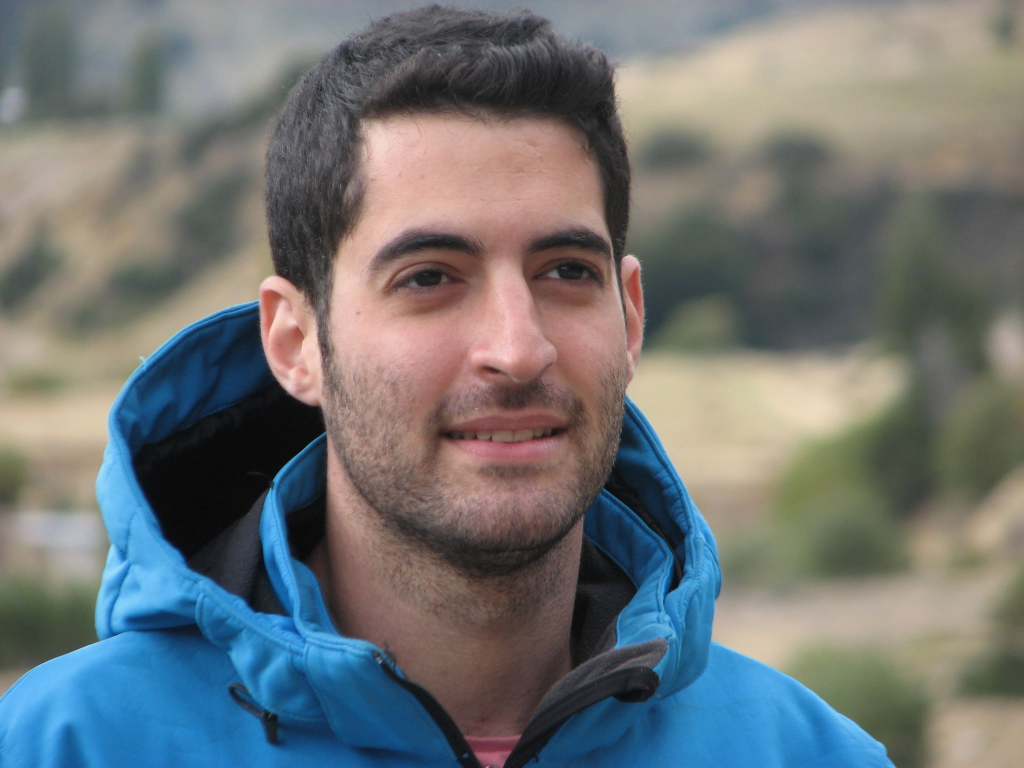
#> input picture painter/examples/guy.jpg, 2048 x 1536 px (shown at 1/2 size)
$ python saliency_map.py --inputFile ../examples/guy.jpg   (Python 2 division)
#> lines starting #> are read from the running program, lines starting #| are printed output that depends on the picture; after the words box and inside, x2 and y2 are one past the last pixel; in counts of white or black regions, pixels touching at a corner belong together
# coding=utf-8
#
# !/usr/bin/env python3
#
# Adjusted from:
#   https://gist.github.com/tatome/d491c8b1ec5ed8d4744c
#   2013 Johannes Bauer, Universitaet Hamburg
#   Based on Itti, Laurent, Christof Koch, and Ernst Niebur, "A model of saliency-based visual attention for rapid scene analysis".

import math
import logging
import cv2
import numpy
from scipy.ndimage.filters import maximum_filter

import os.path
import sys
from collections import namedtuple

logger = logging.getLogger(__name__)


def features(image, channel, levels=9, start_size=(512, 512), ):
    """
        Extracts features by down-scaling the image levels times,
        transforms the image by applying the function channel to
        each scaled version and computing the difference between
        the scaled, transformed	versions.
            image : 		the image
            channel : 		a function which transforms the image into
                            another image of the same size
            levels : 		number of scaling levels
            start_size : 	tuple.  The size of the biggest image in
                            the scaling	pyramid.  The image is first
                            scaled to that size and then scaled by half
                            levels times.  Therefore, both entries in
                            start_size must be divisible by 2^levels.
    """
    image = channel(image)
    if image.shape != start_size:
        image = cv2.resize(image, dsize=start_size)

    scales = [image]
    for l in xrange(levels - 1):
        logger.debug("scaling at level %d", l)
        scales.append(cv2.pyrDown(scales[-1]))

    features = []
    for i in xrange(1, levels - 5):
        big = scales[i]
        for j in (3, 4):
            logger.debug("computing features for levels %d and %d", i, i + j)
            small = scales[i + j]
            srcsize = small.shape[1], small.shape[0]
            dstsize = big.shape[1], big.shape[0]
            logger.debug("Shape source: %s, Shape target :%s", srcsize, dstsize)
            scaled = cv2.resize(src=small, dsize=dstsize)
            features.append(((i + 1, j + 1), cv2.absdiff(big, scaled)))

    return features


def intensity(image):
    """
        Converts a color image into grayscale.
        Used as `channel' argument to function `features'
    """
    return cv2.cvtColor(image, cv2.COLOR_RGB2GRAY)


def makeGaborFilter(dims, lambd, theta, psi, sigma, gamma):
    """
        Creates a Gabor filter (an array) with parameters labmbd, theta,
        psi, sigma, and gamma of size dims.  Returns a function which
        can be passed to `features' as `channel' argument.
        In some versions of OpenCV, sizes greater than (11,11) will lead
        to segfaults (see http://code.opencv.org/issues/2644).
    """

    def xpf(i, j):
        return i * math.cos(theta) + j * math.sin(theta)

    def ypf(i, j):
        return -i * math.sin(theta) + j * math.cos(theta)

    def gabor(i, j):
        xp = xpf(i, j)
        yp = ypf(i, j)
        return math.exp(-(xp ** 2 + gamma ** 2 * yp ** 2) / 2 * sigma ** 2) * math.cos(2 * math.pi * xp / lambd + psi)

    halfwidth = dims[0] / 2
    halfheight = dims[1] / 2

    kernel = numpy.array([[gabor(halfwidth - i, halfheight - j) for j in range(dims[1])] for i in range(dims[1])])

    def theFilter(image):
        return cv2.filter2D(src=image, ddepth=-1, kernel=kernel, )

    return theFilter


def intensityConspicuity(image):
    """
        Creates the conspicuity map for the channel `intensity'.
    """
    # TODO make sure chaning im to image is fine
    fs = features(image=image, channel=intensity)
    return sumNormalizedFeatures(fs)


def gaborConspicuity(image, steps):
    """
        Creates the conspicuity map for the channel `orientations'.
    """
    gaborConspicuity = numpy.zeros((64,64), numpy.uint8)
    for step in range(steps):
        theta = step * (math.pi / steps)
        gaborFilter = makeGaborFilter(dims=(10, 10), lambd=2.5, theta=theta, psi=math.pi / 2, sigma=2.5, gamma=.5)
        # TODO make sure chaning im to image is fine
        gaborFeatures = features(image=intensity(image), channel=gaborFilter)
        summedFeatures = sumNormalizedFeatures(gaborFeatures)
        #gaborConspicuity += N(summedFeatures)
        numpy.add(gaborConspicuity, N(summedFeatures), out=gaborConspicuity, casting="unsafe")
    return gaborConspicuity


def rgConspicuity(image):
    """
        Creates the conspicuity map for the sub channel `red-green conspicuity'.
        of the color channel.
    """

    def rg(image):
        r, g, _, __ = cv2.split(image)
        return cv2.absdiff(r, g)

    fs = features(image=image, channel=rg)
    return sumNormalizedFeatures(fs)


def byConspicuity(image):
    """
        Creates the conspicuity map for the sub channel `blue-yellow conspicuity'.
        of the color channel.
    """

    def by(image):
        _, __, b, y = cv2.split(image)
        return cv2.absdiff(b, y)

    fs = features(image=image, channel=by)
    return sumNormalizedFeatures(fs)


def sumNormalizedFeatures(features, levels=9, startSize=(512, 512)):
    """
        Normalizes the feature maps in argument features and combines them into one.
        Arguments:
            features	: list of feature maps (images)
            levels		: the levels of the Gaussian pyramid used to
                            calculate the feature maps.
            startSize	: the base size of the Gaussian pyramit used to
                            calculate the feature maps.
        returns:
            a combined feature map.
    """
    commonWidth = startSize[0] / 2 ** (levels / 2 - 1)
    commonHeight = startSize[1] / 2 ** (levels / 2 - 1)
    commonSize = commonWidth, commonHeight
    #logger.info("Size of conspicuity map: %s", commonSize)
    consp = N(cv2.resize(features[0][1], commonSize))
    for f in features[1:]:
        resized = N(cv2.resize(f[1], commonSize))
        consp = cv2.add(consp, resized)
    return consp


def N(image):
    """
        Normalization parameter as per Itti et al. (1998).
        returns a normalized feature map image.
    """
    M = 8.  # an arbitrary global maximum to which the image is scaled.
    # (When saving saliency maps as images, pixel values may become
    # too large or too small for the chosen image format depending
    # on this constant)
    image = cv2.convertScaleAbs(image, alpha=M / image.max(), beta=0.)
    w, h = image.shape
    maxima = maximum_filter(image, size=(w / 10, h / 1))
    maxima = (image == maxima)
    mnum = maxima.sum()
    logger.debug("Found %d local maxima.", mnum)
    maxima = numpy.multiply(maxima, image)
    mbar = float(maxima.sum()) / mnum
    logger.debug("Average of local maxima: %f.  Global maximum: %f", mbar, M)
    return image * (M - mbar) ** 2


def makeNormalizedColorChannels(image, thresholdRatio=10.):
    """
        Creates a version of the (3-channel color) input image in which each of
        the (4) channels is normalized.  Implements color opponencies as per
        Itti et al. (1998).
        Arguments:
            image			: input image (3 color channels)
            thresholdRatio	: the threshold below which to set all color values
                                to zero.
        Returns:
            an output image with four normalized color channels for red, green,
            blue and yellow.
    """
    intens = intensity(image)
    threshold = intens.max() / thresholdRatio
    logger.debug("Threshold: %d", threshold)
    r, g, b = cv2.split(image)
    cv2.threshold(src=r, dst=r, thresh=threshold, maxval=0.0, type=cv2.THRESH_TOZERO)
    cv2.threshold(src=g, dst=g, thresh=threshold, maxval=0.0, type=cv2.THRESH_TOZERO)
    cv2.threshold(src=b, dst=b, thresh=threshold, maxval=0.0, type=cv2.THRESH_TOZERO)
    R = r - (g + b) / 2
    G = g - (r + b) / 2
    B = b - (g + r) / 2
    Y = (r + g) / 2 - cv2.absdiff(r, g) / 2 - b

    # Negative values are set to zero.
    cv2.threshold(src=R, dst=R, thresh=0., maxval=0.0, type=cv2.THRESH_TOZERO)
    cv2.threshold(src=G, dst=G, thresh=0., maxval=0.0, type=cv2.THRESH_TOZERO)
    cv2.threshold(src=B, dst=B, thresh=0., maxval=0.0, type=cv2.THRESH_TOZERO)
    cv2.threshold(src=Y, dst=Y, thresh=0., maxval=0.0, type=cv2.THRESH_TOZERO)

    image = cv2.merge((R, G, B, Y))
    return image


# [53 lines left out: functions markMaxima, api, not called in this run]


if __name__ == "__main__":
    logging.basicConfig(level=logging.DEBUG)

    import argparse
    import sys

    parser = argparse.ArgumentParser(description="Simple Itti-Koch-style conspicuity.")
    parser.add_argument('--fileList', type=str, dest='fileList', action='store',
                        help='Text file containing input file names, one per line.')
    parser.add_argument('--inputFile', type=str, dest='inputFile', action='store',
                        help='File to compute compute saliency list for.  Need either --fileList or --inputFile.')
    parser.add_argument('--intensityOutput', type=str, dest='intensityOutput', default='intensityOutput.jpg', action='store',
                        help="Filename for intensity conspicuity map,")
    parser.add_argument('--gaborOutput', type=str, dest='gaborOutput', default='gaborOutput.jpg', action='store',
                        help="Filename for intensity conspicuity map,")
    parser.add_argument('--rgOutput', type=str, dest='rgOutput', default='rgOutput.jpg', action='store',
                        help="Filename for rg conspicuity map,")
    parser.add_argument('--byOutput', type=str, dest='byOutput', default='byOutput.jpg', action='store',
                        help="Filename for by conspicuity map,")
    parser.add_argument('--cOutput', type=str, dest='cOutput', default='cOutput.jpg', action='store',
                        help="Filename for color conspicuity map,")
    parser.add_argument('--saliencyOutput', type=str, dest='saliencyOutput', default='saliencyOutput.jpg', action='store',
                        help="Filename for saliency map,")
    parser.add_argument("--markMaxima", action='store_true', help="Mark maximum saliency in output image.")
    args = parser.parse_args()

    if args.fileList is None and args.inputFile is None:
        logger.error("Need either --fileList or --inputFile cmd line arguments.")
        sys.exit()
    elif args.fileList is not None and args.inputFile is not None:
        logger.error("Need only one of --fileList or --inputFile cmd line arguments.")
        sys.exit()
    else:

        if args.fileList:
            # we are reading filenames from a file.
            filenames = (filename[:-1] for filename in open(args.fileList))  # remove end-of line character
        else:
            # filenames were given on the command line.
            filenames = [args.inputFile]

        for filename in filenames:
            im = cv2.imread(filename, cv2.COLOR_BGR2RGB)  # assume BGR, convert to RGB---more intuitive code.
#> im is the input picture: shape (1536, 2048, 3); mean B, G, R 116.8, 116.3, 112.3

            if im is None:
                logger.fatal("Could not load file \"%s.\"", filename)
                sys.exit()

            intensty = intensityConspicuity(im)
#> after the loop in features, `for l in xrange(levels - 1):`: scales = 9 items
#> after the loop in features, `for i in xrange(1, levels - 5):`: features = 6 items
#> in N, `maxima = (image == maxima)`:
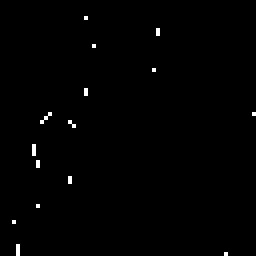
#> maxima: shape (64, 64) bool (shown 4 times larger); 0.63% white in thin lines or dots, all inside (x1, y1, x2, y2) = (3, 4, 64, 64)
#> in N, `mnum = maxima.sum()`: mnum = 26
#> in N, `mbar = float(maxima.sum()) / mnum`: mbar = 6.31
#> the loop in sumNormalizedFeatures, `for f in features[1:]:` made 5 passes
#> (mnum in N, mbar in N) on passes 1 to 5: (37, 5.46), (35, 5.6), (83, 6.18), (96, 5.73), (155, 6.25)
#> after the loop in sumNormalizedFeatures, `for f in features[1:]:`:
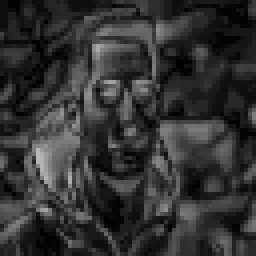
#> consp: shape (64, 64) float64 (shown 4 times larger); min 0, max 186.7, mean 50.8
            gabor = gaborConspicuity(im, 4)
#> the loop in gaborConspicuity, `for step in range(steps):` made 4 passes
#> pass 1, in features (call 2), `image = channel(image)`:
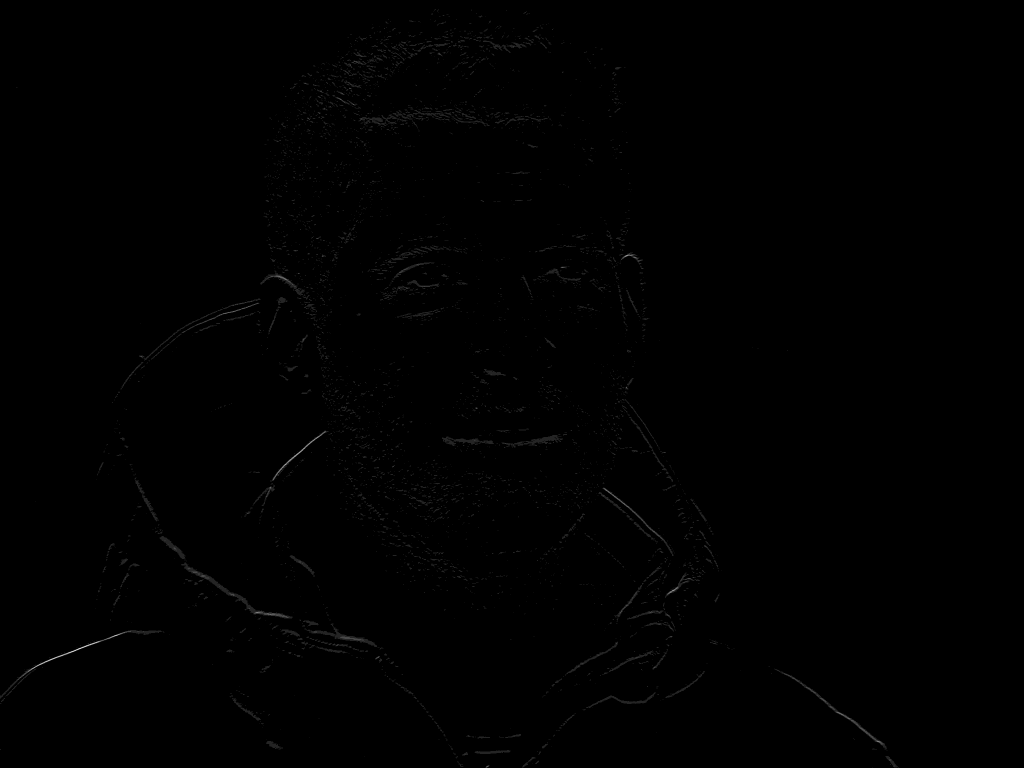
#> image: shape (1536, 2048) (shown at 1/2 size); min 0, max 7, mean 0.018; drawn with min black and max white
#> pass 1, in N (call 7), `maxima = maximum_filter(image, size=(w / 10, h / 1))`:
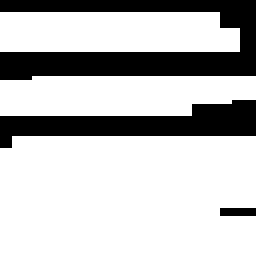
#> maxima: shape (64, 64) (shown 4 times larger); values 0 (black) and 8 (white), 74.5% white; 3 black regions (1 under 20 px), largest, box (x1, y1, x2, y2) and area: (0, 0, 64, 20) 644, (0, 25, 64, 37) 383
#> after the loop in gaborConspicuity, `for step in range(steps):`:
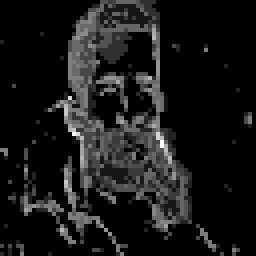
#> summedFeatures: shape (64, 64) float64 (shown 4 times larger); min 0, max 646.6, mean 62; drawn with min black and max white

            im = makeNormalizedColorChannels(im)
#> in makeNormalizedColorChannels, `threshold = intens.max() / thresholdRatio`: threshold = 22.8
            rg = rgConspicuity(im)
#> in rgConspicuity, `fs = features(image=image, channel=rg)`: fs = 6 items
#> the loop in sumNormalizedFeatures (call 6), `for f in features[1:]:` made 5 passes
#> (mnum in N, mbar in N) on passes 1 to 5: (53, 5.89), (49, 5.73), (106, 6.09), (111, 5.8), (175, 6.55)
#> pass 1, in N (call 36), `image = cv2.convertScaleAbs(image, alpha=M / image.max(), beta=0.)`:
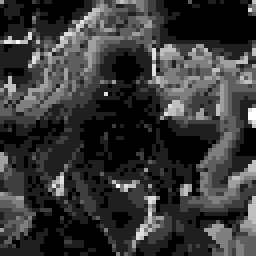
#> image: shape (64, 64) (shown 4 times larger); min 0, max 8, mean 1.74; drawn with min black and max white
#> after the loop in sumNormalizedFeatures (call 6), `for f in features[1:]:`:
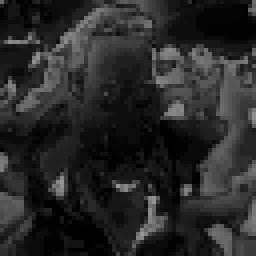
#> consp: shape (64, 64) float64 (shown 4 times larger); min 0, max 152.7, mean 40.6
            by = byConspicuity(im)
            c = rg + by
            saliency = 1. / 3 * (N(intensty) + N(c) + N(gabor))

            if args.markMaxima:
                saliency = markMaxima(saliency)


            def writeCond(outFileName, image):
                name, _ = os.path.splitext(os.path.basename(filename))
                if outFileName and args.fileList:
                    cv2.imwrite(outFileName % name, image)
                elif outFileName:
                    cv2.imwrite(outFileName, image)


            writeCond(args.intensityOutput, intensty)
            writeCond(args.gaborOutput, gabor)
            writeCond(args.rgOutput, rg)
            writeCond(args.byOutput, by)
            writeCond(args.cOutput, .25 * c)
            writeCond(args.saliencyOutput, saliency)

$ run again, on painter/examples/or.jpg
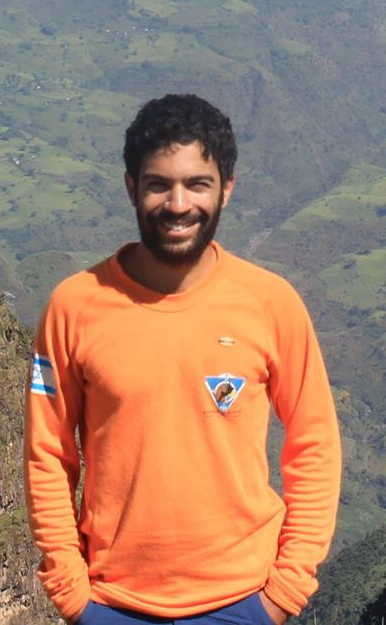
#> input picture painter/examples/or.jpg, 386 x 625 px
#> im is the input picture: shape (625, 386, 3); mean B, G, R 104.9, 127.1, 165.3
#> after the loop in features, `for l in xrange(levels - 1):`: scales = 9 items
#> after the loop in features, `for i in xrange(1, levels - 5):`: features = 6 items
#> in N, `maxima = (image == maxima)`:
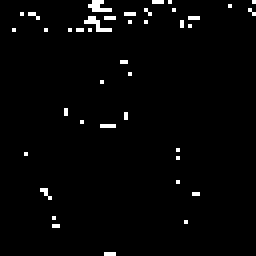
#> maxima: shape (64, 64) bool (shown 4 times larger); 2.1% white in thin lines or dots
#> mnum = 87
#> mbar = 2.61
#> the loop in sumNormalizedFeatures, `for f in features[1:]:` made 5 passes
#> (mnum in N, mbar in N) on passes 1 to 5: (93, 2.83), (73, 2.88), (150, 3.1), (138, 2.99), (130, 3.04)
#> the loop in gaborConspicuity, `for step in range(steps):` made 4 passes
#> threshold = 25.5
#> in rgConspicuity, `fs = features(image=image, channel=rg)`: fs = 6 items
#> the loop in sumNormalizedFeatures (call 6), `for f in features[1:]:` made 5 passes
#> (mnum in N, mbar in N) on passes 1 to 5: (49, 5.65), (40, 4.92), (83, 4.86), (89, 3.87), (104, 4.12)
#> after the loop in sumNormalizedFeatures (call 6), `for f in features[1:]:`:
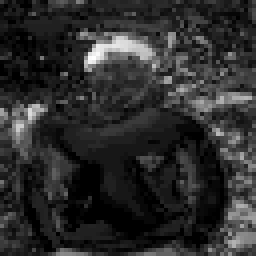
#> consp: shape (64, 64) float64 (shown 4 times larger); min 0, max 452, mean 79.4; drawn with min black and max white

$ run again, on painter/examples/ori.jpg
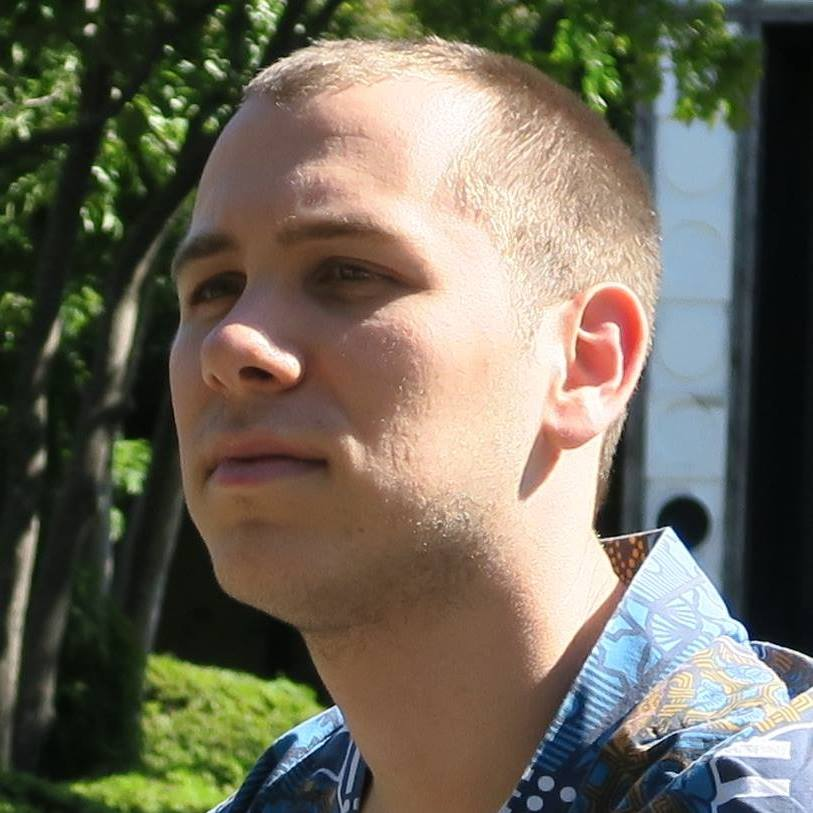
#> input picture painter/examples/ori.jpg, 813 x 813 px
#> im is the input picture: shape (813, 813, 3); mean B, G, R 91.1, 106.3, 111.6
#> after the loop in features, `for l in xrange(levels - 1):`: scales = 9 items
#> after the loop in features, `for i in xrange(1, levels - 5):`: features = 6 items
#> in N, `maxima = (image == maxima)`:
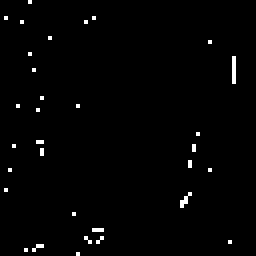
#> maxima: shape (64, 64) bool (shown 4 times larger); 1.3% white in thin lines or dots
#> mnum = 52
#> mbar = 4.9
#> the loop in sumNormalizedFeatures, `for f in features[1:]:` made 5 passes
#> (mnum in N, mbar in N) on passes 1 to 5: (54, 5.2), (61, 5.11), (127, 5.74), (127, 5.65), (177, 6.72)
#> the loop in gaborConspicuity, `for step in range(steps):` made 4 passes
#> threshold = 25.5
#> in rgConspicuity, `fs = features(image=image, channel=rg)`: fs = 6 items
#> the loop in sumNormalizedFeatures (call 6), `for f in features[1:]:` made 5 passes
#> (mnum in N, mbar in N) on passes 1 to 5: (74, 6.26), (56, 6.04), (100, 6.26), (102, 5.74), (150, 5.2)
#> after the loop in sumNormalizedFeatures (call 6), `for f in features[1:]:`:
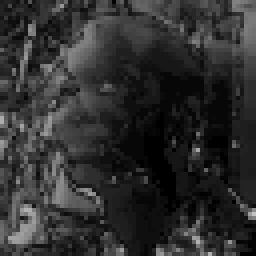
#> consp: shape (64, 64) float64 (shown 4 times larger); min 0, max 195.1, mean 47.1
